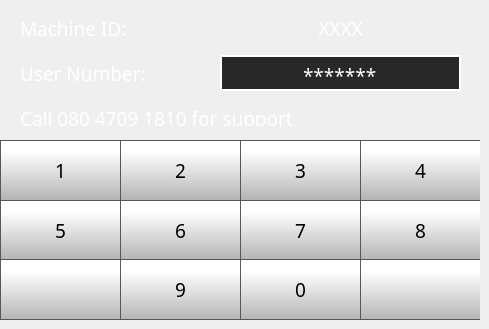
    <widget class="QWidget" name="pgLock">
     <widget class="QPushButton" name="pgLock_bt6">
      <property name="geometry">
       <rect>
        <x>120</x>
        <y>200</y>
        <width>120</width>
        <height>60</height>
       </rect>
      </property>
      <property name="font">
       <font>
        <family>Gotham Medium</family>
        <pointsize>14</pointsize>
        <weight>50</weight>
        <bold>false</bold>
       </font>
      </property>
      <property name="contextMenuPolicy">
       <enum>Qt::NoContextMenu</enum>
      </property>
      <property name="styleSheet">
       <string notr="true">QPushButton {
     border: 1px solid rgb(87, 87, 87);
	border-right: none;
	background-color: qlineargradient(spread:pad, x1:0, y1:1, x2:0, y2:0.188, stop:0 rgba(180, 180, 180, 255), stop:1 rgba(255, 255, 255, 255));
    

}

QPushButton:pressed {

    background-color: qlineargradient(x1: 0, y1: 0, x2: 0, y2: 1,
                                      stop: 0 #dadbde, stop: 1 #f6f7fa);
}

QPushButton:flat {
    border: none; /* no border for a flat push button */
}

QPushButton:default {
    border-color: navy; /* make the default button prominent */
}

QPushButton:focus {
	outline: none;
}</string>
      </property>
      <property name="text">
       <string>6</string>
      </property>
     </widget>
     <widget class="QPushButton" name="pgLock_bt0">
      <property name="geometry">
       <rect>
        <x>240</x>
        <y>260</y>
        <width>120</width>
        <height>60</height>
       </rect>
      </property>
      <property name="font">
       <font>
        <family>Gotham Medium</family>
        <pointsize>14</pointsize>
        <weight>50</weight>
        <bold>false</bold>
       </font>
      </property>
      <property name="contextMenuPolicy">
       <enum>Qt::NoContextMenu</enum>
      </property>
      <property name="styleSheet">
       <string notr="true">QPushButton {
     border: 1px solid rgb(87, 87, 87);
    border-right: none;
	border-top: none;
	background-color: qlineargradient(spread:pad, x1:0, y1:1, x2:0, y2:0.188, stop:0 rgba(180, 180, 180, 255), stop:1 rgba(255, 255, 255, 255));
    

}

QPushButton:pressed {

    background-color: qlineargradient(x1: 0, y1: 0, x2: 0, y2: 1,
                                      stop: 0 #dadbde, stop: 1 #f6f7fa);
}

QPushButton:flat {
    border: none; /* no border for a flat push button */
}

QPushButton:default {
    border-color: navy; /* make the default button prominent */
}

QPushButton:focus {
	outline: none;
}</string>
      </property>
      <property name="text">
       <string>0</string>
      </property>
     </widget>
     <widget class="QPushButton" name="pgLock_bt4">
      <property name="geometry">
       <rect>
        <x>360</x>
        <y>140</y>
        <width>120</width>
        <height>60</height>
       </rect>
      </property>
      <property name="font">
       <font>
        <family>Gotham Medium</family>
        <pointsize>14</pointsize>
        <weight>50</weight>
        <bold>false</bold>
       </font>
      </property>
      <property name="contextMenuPolicy">
       <enum>Qt::NoContextMenu</enum>
      </property>
      <property name="styleSheet">
       <string notr="true">QPushButton {
     border: 1px solid rgb(87, 87, 87);
	border-right: none;
border-bottom: none;
	background-color: qlineargradient(spread:pad, x1:0, y1:1, x2:0, y2:0.188, stop:0 rgba(180, 180, 180, 255), stop:1 rgba(255, 255, 255, 255));
    

}

QPushButton:pressed {

    background-color: qlineargradient(x1: 0, y1: 0, x2: 0, y2: 1,
                                      stop: 0 #dadbde, stop: 1 #f6f7fa);
}

QPushButton:flat {
    border: none; /* no border for a flat push button */
}

QPushButton:default {
    border-color: navy; /* make the default button prominent */
}

QPushButton:focus {
	outline: none;
}</string>
      </property>
      <property name="text">
       <string>4</string>
      </property>
     </widget>
     <widget class="QLabel" name="passwordlabel_4">
      <property name="geometry">
       <rect>
        <x>20</x>
        <y>65</y>
        <width>191</width>
        <height>16</height>
       </rect>
      </property>
      <property name="font">
       <font>
        <family>Gotham Light</family>
        <pointsize>14</pointsize>
        <weight>50</weight>
        <bold>false</bold>
       </font>
      </property>
      <property name="contextMenuPolicy">
       <enum>Qt::NoContextMenu</enum>
      </property>
      <property name="styleSheet">
       <string notr="true">color: rgb(255, 255, 255);</string>
      </property>
      <property name="text">
       <string>User Number:</string>
      </property>
     </widget>
     <widget class="QPushButton" name="pgLock_btBackspace">
      <property name="geometry">
       <rect>
        <x>0</x>
        <y>260</y>
        <width>120</width>
        <height>60</height>
       </rect>
      </property>
      <property name="font">
       <font>
        <family>Gotham Medium</family>
        <pointsize>14</pointsize>
        <weight>50</weight>
        <bold>false</bold>
       </font>
      </property>
      <property name="contextMenuPolicy">
       <enum>Qt::NoContextMenu</enum>
      </property>
      <property name="styleSheet">
       <string notr="true">QPushButton {
     border: 1px solid rgb(87, 87, 87);
    border-right: none;
	border-top: none;
	background-color: qlineargradient(spread:pad, x1:0, y1:1, x2:0, y2:0.188, stop:0 rgba(180, 180, 180, 255), stop:1 rgba(255, 255, 255, 255));
    

}

QPushButton:pressed {

    background-color: qlineargradient(x1: 0, y1: 0, x2: 0, y2: 1,
                                      stop: 0 #dadbde, stop: 1 #f6f7fa);
}

QPushButton:flat {
    border: none; /* no border for a flat push button */
}

QPushButton:default {
    border-color: navy; /* make the default button prominent */
}

QPushButton:focus {
	outline: none;
}</string>
      </property>
      <property name="text">
       <string/>
      </property>
      <property name="icon">
       <iconset>
        <normaloff>templates/img/backspace-arrow.png</normaloff>templates/img/backspace-arrow.png</iconset>
      </property>
      <property name="iconSize">
       <size>
        <width>35</width>
        <height>35</height>
       </size>
      </property>
     </widget>
     <widget class="QPushButton" name="pgLock_btSubmit">
      <property name="geometry">
       <rect>
        <x>360</x>
        <y>260</y>
        <width>120</width>
        <height>60</height>
       </rect>
      </property>
      <property name="font">
       <font>
        <family>Gotham Medium</family>
        <pointsize>14</pointsize>
        <weight>50</weight>
        <bold>false</bold>
       </font>
      </property>
      <property name="contextMenuPolicy">
       <enum>Qt::NoContextMenu</enum>
      </property>
      <property name="styleSheet">
       <string notr="true">QPushButton {
     border: 1px solid rgb(87, 87, 87);
	border-top: none;
	border-right: none;
	background-color: qlineargradient(spread:pad, x1:0, y1:1, x2:0, y2:0.188, stop:0 rgba(180, 180, 180, 255), stop:1 rgba(255, 255, 255, 255));
    

}

QPushButton:pressed {

    background-color: qlineargradient(x1: 0, y1: 0, x2: 0, y2: 1,
                                      stop: 0 #dadbde, stop: 1 #f6f7fa);
}

QPushButton:flat {
    border: none; /* no border for a flat push button */
}

QPushButton:default {
    border-color: navy; /* make the default button prominent */
}

QPushButton:focus {
	outline: none;
}</string>
      </property>
      <property name="text">
       <string/>
      </property>
      <property name="icon">
       <iconset>
        <normaloff>templates/img/verification-mark.png</normaloff>templates/img/verification-mark.png</iconset>
      </property>
      <property name="iconSize">
       <size>
        <width>35</width>
        <height>35</height>
       </size>
      </property>
     </widget>
     <widget class="QPushButton" name="pgLock_bt9">
      <property name="geometry">
       <rect>
        <x>120</x>
        <y>260</y>
        <width>120</width>
        <height>60</height>
       </rect>
      </property>
      <property name="font">
       <font>
        <family>Gotham Medium</family>
        <pointsize>14</pointsize>
        <weight>50</weight>
        <bold>false</bold>
       </font>
      </property>
      <property name="contextMenuPolicy">
       <enum>Qt::NoContextMenu</enum>
      </property>
      <property name="styleSheet">
       <string notr="true">QPushButton {
     border: 1px solid rgb(87, 87, 87);
	border-right: none;
	border-top: none;
	background-color: qlineargradient(spread:pad, x1:0, y1:1, x2:0, y2:0.188, stop:0 rgba(180, 180, 180, 255), stop:1 rgba(255, 255, 255, 255));
    

}

QPushButton:pressed {

    background-color: qlineargradient(x1: 0, y1: 0, x2: 0, y2: 1,
                                      stop: 0 #dadbde, stop: 1 #f6f7fa);
}

QPushButton:flat {
    border: none; /* no border for a flat push button */
}

QPushButton:default {
    border-color: navy; /* make the default button prominent */
}

QPushButton:focus {
	outline: none;
}</string>
      </property>
      <property name="text">
       <string>9</string>
      </property>
     </widget>
     <widget class="QPushButton" name="pgLock_bt8">
      <property name="geometry">
       <rect>
        <x>360</x>
        <y>200</y>
        <width>120</width>
        <height>60</height>
       </rect>
      </property>
      <property name="font">
       <font>
        <family>Gotham Medium</family>
        <pointsize>14</pointsize>
        <weight>50</weight>
        <bold>false</bold>
       </font>
      </property>
      <property name="contextMenuPolicy">
       <enum>Qt::NoContextMenu</enum>
      </property>
      <property name="styleSheet">
       <string notr="true">QPushButton {
     border: 1px solid rgb(87, 87, 87);
	border-right: none;
	background-color: qlineargradient(spread:pad, x1:0, y1:1, x2:0, y2:0.188, stop:0 rgba(180, 180, 180, 255), stop:1 rgba(255, 255, 255, 255));
    

}

QPushButton:pressed {

    background-color: qlineargradient(x1: 0, y1: 0, x2: 0, y2: 1,
                                      stop: 0 #dadbde, stop: 1 #f6f7fa);
}

QPushButton:flat {
    border: none; /* no border for a flat push button */
}

QPushButton:default {
    border-color: navy; /* make the default button prominent */
}

QPushButton:focus {
	outline: none;
}</string>
      </property>
      <property name="text">
       <string>8</string>
      </property>
     </widget>
     <widget class="QPushButton" name="pgLock_bt1">
      <property name="geometry">
       <rect>
        <x>0</x>
        <y>140</y>
        <width>120</width>
        <height>60</height>
       </rect>
      </property>
      <property name="font">
       <font>
        <family>Gotham Medium</family>
        <pointsize>14</pointsize>
        <weight>50</weight>
        <bold>false</bold>
       </font>
      </property>
      <property name="contextMenuPolicy">
       <enum>Qt::NoContextMenu</enum>
      </property>
      <property name="styleSheet">
       <string notr="true">QPushButton {
     border: 1px solid rgb(87, 87, 87);
	border-right: none;
border-bottom: none;
	background-color: qlineargradient(spread:pad, x1:0, y1:1, x2:0, y2:0.188, stop:0 rgba(180, 180, 180, 255), stop:1 rgba(255, 255, 255, 255));
    

}

QPushButton:pressed {

    background-color: qlineargradient(x1: 0, y1: 0, x2: 0, y2: 1,
                                      stop: 0 #dadbde, stop: 1 #f6f7fa);
}

QPushButton:flat {
    border: none; /* no border for a flat push button */
}

QPushButton:default {
    border-color: navy; /* make the default button prominent */
}

QPushButton:focus {
	outline: none;
}</string>
      </property>
      <property name="text">
       <string>1</string>
      </property>
     </widget>
     <widget class="QLabel" name="passwordlabel_2">
      <property name="geometry">
       <rect>
        <x>20</x>
        <y>20</y>
        <width>171</width>
        <height>16</height>
       </rect>
      </property>
      <property name="font">
       <font>
        <family>Gotham Light</family>
        <pointsize>14</pointsize>
        <weight>50</weight>
        <bold>false</bold>
       </font>
      </property>
      <property name="contextMenuPolicy">
       <enum>Qt::NoContextMenu</enum>
      </property>
      <property name="styleSheet">
       <string notr="true">color: rgb(255, 255, 255);</string>
      </property>
      <property name="text">
       <string>Machine ID:</string>
      </property>
     </widget>
     <widget class="QLineEdit" name="pgLock_pin">
      <property name="geometry">
       <rect>
        <x>220</x>
        <y>55</y>
        <width>241</width>
        <height>36</height>
       </rect>
      </property>
      <property name="font">
       <font>
        <family>Gotham</family>
        <pointsize>14</pointsize>
       </font>
      </property>
      <property name="contextMenuPolicy">
       <enum>Qt::NoContextMenu</enum>
      </property>
      <property name="styleSheet">
       <string notr="true">color: white;
background-color: rgb(40, 40, 40);
selection-color: rgb(40, 40, 40);
padding-top: 5;
border: 2px solid white;</string>
      </property>
      <property name="inputMask">
       <string/>
      </property>
      <property name="text">
       <string>*******</string>
      </property>
      <property name="maxLength">
       <number>8</number>
      </property>
      <property name="frame">
       <bool>false</bool>
      </property>
      <property name="alignment">
       <set>Qt::AlignCenter</set>
      </property>
      <property name="readOnly">
       <bool>true</bool>
      </property>
     </widget>
     <widget class="QPushButton" name="pgLock_bt3">
      <property name="geometry">
       <rect>
        <x>240</x>
        <y>140</y>
        <width>120</width>
        <height>60</height>
       </rect>
      </property>
      <property name="font">
       <font>
        <family>Gotham Medium</family>
        <pointsize>14</pointsize>
        <weight>50</weight>
        <bold>false</bold>
       </font>
      </property>
      <property name="contextMenuPolicy">
       <enum>Qt::NoContextMenu</enum>
      </property>
      <property name="styleSheet">
       <string notr="true">QPushButton {
     border: 1px solid rgb(87, 87, 87);
	border-right: none;
border-bottom: none;
	background-color: qlineargradient(spread:pad, x1:0, y1:1, x2:0, y2:0.188, stop:0 rgba(180, 180, 180, 255), stop:1 rgba(255, 255, 255, 255));
    

}

QPushButton:pressed {

    background-color: qlineargradient(x1: 0, y1: 0, x2: 0, y2: 1,
                                      stop: 0 #dadbde, stop: 1 #f6f7fa);
}

QPushButton:flat {
    border: none; /* no border for a flat push button */
}

QPushButton:default {
    border-color: navy; /* make the default button prominent */
}

QPushButton:focus {
	outline: none;
}</string>
      </property>
      <property name="text">
       <string>3</string>
      </property>
     </widget>
     <widget class="QPushButton" name="pgLock_bt7">
      <property name="geometry">
       <rect>
        <x>240</x>
        <y>200</y>
        <width>120</width>
        <height>60</height>
       </rect>
      </property>
      <property name="font">
       <font>
        <family>Gotham Medium</family>
        <pointsize>14</pointsize>
        <weight>50</weight>
        <bold>false</bold>
       </font>
      </property>
      <property name="contextMenuPolicy">
       <enum>Qt::NoContextMenu</enum>
      </property>
      <property name="styleSheet">
       <string notr="true">QPushButton {
     border: 1px solid rgb(87, 87, 87);
	border-right: none;
	background-color: qlineargradient(spread:pad, x1:0, y1:1, x2:0, y2:0.188, stop:0 rgba(180, 180, 180, 255), stop:1 rgba(255, 255, 255, 255));
    

}

QPushButton:pressed {

    background-color: qlineargradient(x1: 0, y1: 0, x2: 0, y2: 1,
                                      stop: 0 #dadbde, stop: 1 #f6f7fa);
}

QPushButton:flat {
    border: none; /* no border for a flat push button */
}

QPushButton:default {
    border-color: navy; /* make the default button prominent */
}

QPushButton:focus {
	outline: none;
}</string>
      </property>
      <property name="text">
       <string>7</string>
      </property>
     </widget>
     <widget class="QLabel" name="passwordlabel_5">
      <property name="geometry">
       <rect>
        <x>20</x>
        <y>110</y>
        <width>441</width>
        <height>16</height>
       </rect>
      </property>
      <property name="font">
       <font>
        <family>Gotham Light</family>
        <pointsize>14</pointsize>
        <weight>50</weight>
        <bold>false</bold>
       </font>
      </property>
      <property name="contextMenuPolicy">
       <enum>Qt::NoContextMenu</enum>
      </property>
      <property name="styleSheet">
       <string notr="true">color: rgb(255, 255, 255);</string>
      </property>
      <property name="text">
       <string>Call 080 4709 1810 for support</string>
      </property>
     </widget>
     <widget class="QLabel" name="pgLock_HID">
      <property name="geometry">
       <rect>
        <x>220</x>
        <y>20</y>
        <width>241</width>
        <height>16</height>
       </rect>
      </property>
      <property name="font">
       <font>
        <family>Gotham Light</family>
        <pointsize>14</pointsize>
        <weight>50</weight>
        <bold>false</bold>
       </font>
      </property>
      <property name="contextMenuPolicy">
       <enum>Qt::NoContextMenu</enum>
      </property>
      <property name="styleSheet">
       <string notr="true">color: rgb(255, 255, 255);</string>
      </property>
      <property name="text">
       <string>XXXX</string>
      </property>
      <property name="alignment">
       <set>Qt::AlignCenter</set>
      </property>
     </widget>
     <widget class="QPushButton" name="pgLock_bt5">
      <property name="geometry">
       <rect>
        <x>0</x>
        <y>200</y>
        <width>120</width>
        <height>60</height>
       </rect>
      </property>
      <property name="font">
       <font>
        <family>Gotham Medium</family>
        <pointsize>14</pointsize>
        <weight>50</weight>
        <bold>false</bold>
       </font>
      </property>
      <property name="contextMenuPolicy">
       <enum>Qt::NoContextMenu</enum>
      </property>
      <property name="styleSheet">
       <string notr="true">QPushButton {
     border: 1px solid rgb(87, 87, 87);
	border-right: none;
	background-color: qlineargradient(spread:pad, x1:0, y1:1, x2:0, y2:0.188, stop:0 rgba(180, 180, 180, 255), stop:1 rgba(255, 255, 255, 255));
    

}

QPushButton:pressed {

    background-color: qlineargradient(x1: 0, y1: 0, x2: 0, y2: 1,
                                      stop: 0 #dadbde, stop: 1 #f6f7fa);
}

QPushButton:flat {
    border: none; /* no border for a flat push button */
}

QPushButton:default {
    border-color: navy; /* make the default button prominent */
}

QPushButton:focus {
	outline: none;
}</string>
      </property>
      <property name="text">
       <string>5</string>
      </property>
     </widget>
     <widget class="QPushButton" name="pgLock_bt2">
      <property name="geometry">
       <rect>
        <x>120</x>
        <y>140</y>
        <width>120</width>
        <height>60</height>
       </rect>
      </property>
      <property name="font">
       <font>
        <family>Gotham Medium</family>
        <pointsize>14</pointsize>
        <weight>50</weight>
        <bold>false</bold>
       </font>
      </property>
      <property name="contextMenuPolicy">
       <enum>Qt::NoContextMenu</enum>
      </property>
      <property name="styleSheet">
       <string notr="true">QPushButton {
     border: 1px solid rgb(87, 87, 87);
	border-right: none;
border-bottom: none;
	background-color: qlineargradient(spread:pad, x1:0, y1:1, x2:0, y2:0.188, stop:0 rgba(180, 180, 180, 255), stop:1 rgba(255, 255, 255, 255));
    

}

QPushButton:pressed {

    background-color: qlineargradient(x1: 0, y1: 0, x2: 0, y2: 1,
                                      stop: 0 #dadbde, stop: 1 #f6f7fa);
}

QPushButton:flat {
    border: none; /* no border for a flat push button */
}

QPushButton:default {
    border-color: navy; /* make the default button prominent */
}

QPushButton:focus {
	outline: none;
}</string>
      </property>
      <property name="text">
       <string>2</string>
      </property>
     </widget>
    </widget>
